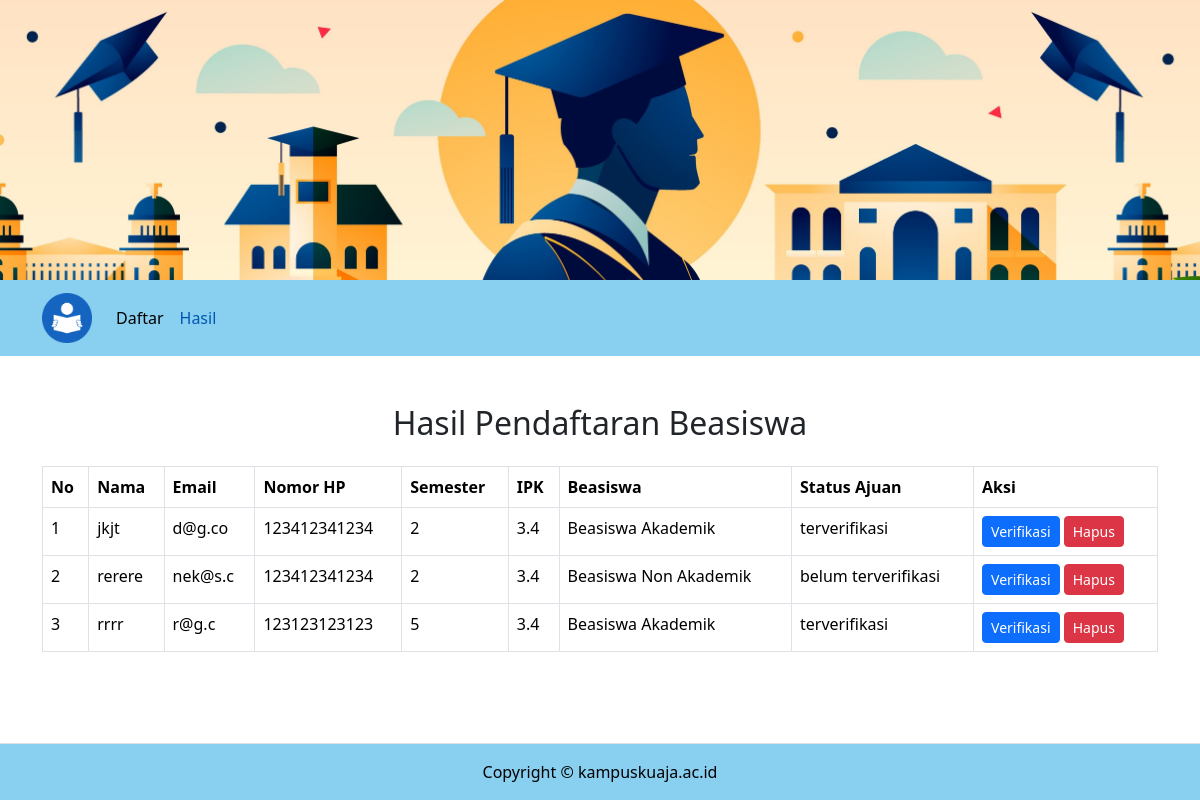
Screenshot of /hasil.php with the database file from the repository.
### tables this page shows
CREATE TABLE `pendaftaran_beasiswa` (
  `id` int(11) NOT NULL,
  `nama` varchar(255) DEFAULT NULL,
  `email` varchar(255) DEFAULT NULL,
  `nomor_hp` varchar(15) DEFAULT NULL,
  `semester` int(11) DEFAULT NULL,
  `beasiswa` varchar(50) DEFAULT NULL,
  `berkas` varchar(255) DEFAULT NULL,
  `status_ajuan` varchar(50) DEFAULT NULL,
  `ipk` float DEFAULT NULL
);

### hasil.php (the view, shortened to what this page needs)
<?php
include('koneksi.php');
$sql = "SELECT * FROM pendaftaran_beasiswa ORDER BY id DESC";
$result = $conn->query($sql);
if ($result->num_rows > 0) {
    $rows = $result->fetch_all(MYSQLI_ASSOC);
} else {
    echo "Data tidak ditemukan";
    exit;
}
?>
<!DOCTYPE html>
<html lang="id">
<head>
    <link rel="stylesheet" href="bootstrap/css/bootstrap.min.css">
    <link rel="stylesheet" href="aset/style.css">
</head>
<body>
    <header>
        <div class="header-container">
            <img src="aset/sc.jpg" alt="Header Image">
        </div>
        <nav class="navbar navbar-expand-lg navbar-light">
            <div class="container">
                <a class="navbar-brand" href="#"><img src="aset/logo.png" alt="Logo" style="height: 50px;"></a>
                <div class="collapse navbar-collapse" id="navbarNav">
                    <ul class="navbar-nav">
                        <li class="nav-item">
                            <a class="nav-link" href="form_pendaftaran.php">Daftar</a>
                        </li>
                        <li class="nav-item">
                            <a class="nav-link active" aria-current="page" href="#">Hasil</a>
                        </li>
                    </ul>
                </div>
            </div>
        </nav>
    </header>
    <div class="container mt-5">
        <h2 class="text-center mb-4">Hasil Pendaftaran Beasiswa</h2>
        <table class="table table-bordered">
            <thead>
                <tr>
                    <th>No</th>
                    <th>Nama</th>
                    <th>Email</th>
                    <th>Nomor HP</th>
                    <th>Semester</th>
                    <th>IPK</th>
                    <th>Beasiswa</th>
                    <th>Status Ajuan</th>
                    <th>Aksi</th>
                </tr>
            </thead>
            <tbody>
                <?php
                $no = 1;
                foreach ($rows as $row) {
                ?>
                <tr>
                    <td><?= $no++ ?></td>
                    <td><?= htmlspecialchars($row['nama']) ?></td>
                    <td><?= htmlspecialchars($row['email']) ?></td>
                    <td><?= htmlspecialchars($row['nomor_hp']) ?></td>
                    <td><?= htmlspecialchars($row['semester']) ?></td>
                    <td><?= htmlspecialchars($row['ipk']) ?></td>
                    <td><?= htmlspecialchars($row['beasiswa']) ?></td>
                    <td><?= htmlspecialchars($row['status_ajuan']) ?></td>
                    <td>
                        <a href="verifikasi.php?id=<?= $row['id'] ?>" class="btn btn-primary btn-sm">Verifikasi</a>
                        <a href="hapus.php?id=<?= $row['id'] ?>" class="btn btn-danger btn-sm" onclick="return confirm('Apakah Anda yakin ingin menghapus record ini?');">Hapus</a>
                    </td>
                </tr>
                <?php
                }
                ?>
            </tbody>
        </table>
    </div>
    <footer class="py-3 mt-4 border-top">
        <div class="container text-center">
            <p class="mb-0">Copyright &copy; kampuskuaja.ac.id</p>
        </div>
    </footer>
</body>
</html>

### aset/style.css (style rules this page uses)
html, body { height: 100%; margin: 0; }
body { display: flex; flex-direction: column; }
.container { flex: 1; }
.header-container { position: relative; width: 100%; height: 280px; overflow: hidden; }
.header-container img { width: 100%; height: 100%; object-fit: cover; }
.navbar { background-color: #89CFF0; }
.navbar-light .navbar-nav .nav-link { color: #000; }
.navbar-light .navbar-nav .nav-link.active { color: #0056b3; }
footer { background-color: #89CFF0; color: #000; text-align: center; padding: 1rem; border-top: 1px solid #ddd; }

### rows the page displays
pendaftaran_beasiswa: nama "jkjt", email "d@g.co", nomor_hp "123412341234", semester "2", ipk "3.4", beasiswa "Beasiswa Akademik", status_ajuan "terverifikasi"
pendaftaran_beasiswa: nama "rerere", email "nek@s.c", nomor_hp "123412341234", semester "2", ipk "3.4", beasiswa "Beasiswa Non Akademik", status_ajuan "belum terverifikasi"
pendaftaran_beasiswa: nama "rrrr", email "r@g.c", nomor_hp "123123123123", semester "5", ipk "3.4", beasiswa "Beasiswa Akademik", status_ajuan "terverifikasi"
